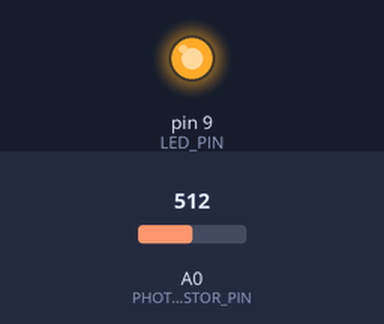
Recording of a sketch running on a simulated Arduino Uno, built with avr-gcc and run on an emulated ATmega328P. Parts: output pins drawn as LEDs (lit = HIGH). The test bench sets the inputs (shaded band); at power-on: A0 (PHOTORESISTOR_PIN) = 512.

Above: at 1.2 s.
1.3 s: A0 (PHOTORESISTOR_PIN) set to 55
2.8 s: A0 (PHOTORESISTOR_PIN) set to 45
At 4.0 s:
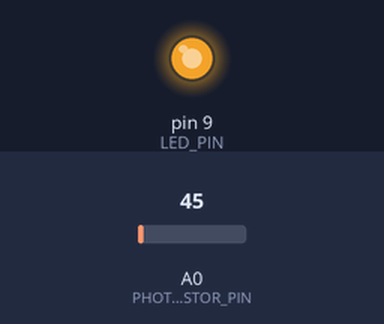
4.3 s: A0 (PHOTORESISTOR_PIN) set to 0
At 5.2 s:
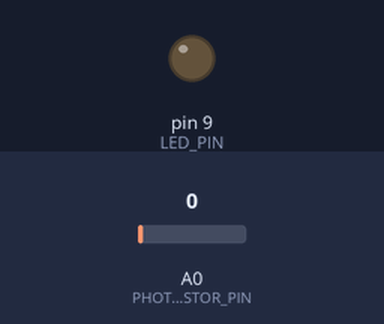
Timing chart, 0 to 7.3 s (numbered marks = the images above; inputs shaded):
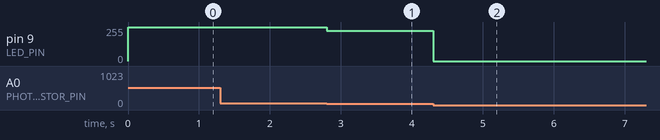

Measured:
- after the input at 1.3 s, every drawn part: stays the same
- after the input at 2.8 s, pin 9 (LED_PIN): 255/255 → 228/255 at once
- after the input at 4.3 s, pin 9 (LED_PIN): 228/255 → 0/255 at once

The sketch:

wk14_hw_2.ino
```cpp
#define PHOTORESISTOR_PIN A0
#define PHOTORESISTOR_MIN 1
#define PHOTORESISTOR_MAX 50
#define LED_PIN 9
#define LED_MIN 0
#define LED_MAX 255

void setup(){
  Serial.begin(9600);
}

short formatter(short from_num, short from_left, short from_right, short to_left, short to_right);
short getPhotoresistorInput();
void setLed(short lightness);

void loop(){
  setLed(formatter(getPhotoresistorInput(), PHOTORESISTOR_MIN, PHOTORESISTOR_MAX, LED_MIN, LED_MAX));
  delay(3);
}


short getPhotoresistorInput(){
  return analogRead(PHOTORESISTOR_PIN);
}
short formatter(short from_num, short from_left, short from_right, short to_left, short to_right){
  if (from_num < from_left)
    return to_left;
  if (from_num > from_right)
    return to_right;
  return map(from_num, from_left, from_right, to_left, to_right);
}
void setLed(short lightness){
  analogWrite(LED_PIN, lightness);
}
```
